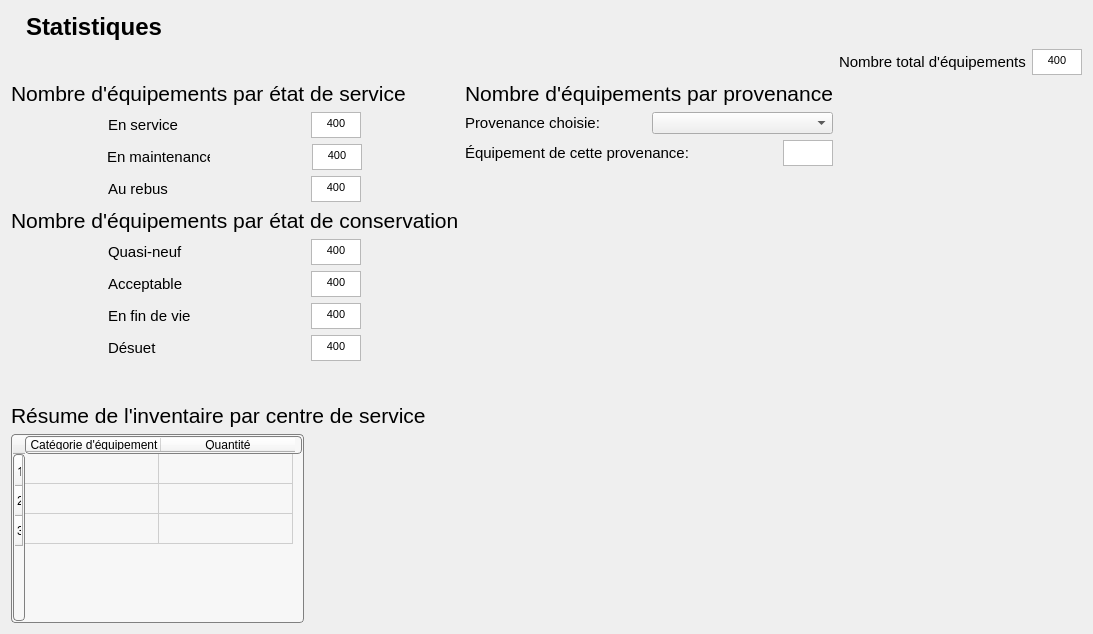
<?xml version="1.0" encoding="UTF-8"?>
<ui version="4.0">
 <class>Form</class>
 <widget class="QWidget" name="Form">
  <property name="geometry">
   <rect>
    <x>0</x>
    <y>0</y>
    <width>1083</width>
    <height>634</height>
   </rect>
  </property>
  <property name="windowTitle">
   <string>Form</string>
  </property>
  <property name="styleSheet">
   <string notr="true">QPushButton {
padding: 1px;
border-style: solid;
border: 1px solid gray;
border-radius: 4px;
background: rgb(247,247,247)
}

QPushButton:hover {
background-color: qlineargradient(x1: 0, y1: 1, x2: 0, y2: 0, stop: 0 #edf2f8, stop: 1 #c8d9ea);
}


QPushButton::pressed {
padding: 1px;
color: black;
border-style: solid;
border: 1px solid gray;
border-radius: 8px;
background:rgb(169, 167, 170)
}
#MainFrame {

background: white;
}

</string>
  </property>
  <layout class="QGridLayout" name="gridLayout">
   <item row="0" column="1">
    <spacer name="horizontalSpacer">
     <property name="orientation">
      <enum>Qt::Horizontal</enum>
     </property>
     <property name="sizeHint" stdset="0">
      <size>
       <width>40</width>
       <height>20</height>
      </size>
     </property>
    </spacer>
   </item>
   <item row="4" column="2">
    <spacer name="verticalSpacer_2">
     <property name="orientation">
      <enum>Qt::Vertical</enum>
     </property>
     <property name="sizeHint" stdset="0">
      <size>
       <width>20</width>
       <height>40</height>
      </size>
     </property>
    </spacer>
   </item>
   <item row="0" column="0">
    <layout class="QHBoxLayout" name="horizontalLayout">
     <property name="spacing">
      <number>8</number>
     </property>
     <property name="topMargin">
      <number>2</number>
     </property>
     <property name="bottomMargin">
      <number>2</number>
     </property>
     <item>
      <widget class="QLabel" name="label">
       <property name="text">
        <string/>
       </property>
       <property name="pixmap">
        <pixmap>pie-chart (1).png</pixmap>
       </property>
      </widget>
     </item>
     <item>
      <widget class="QLabel" name="Labeltitre">
       <property name="maximumSize">
        <size>
         <width>200</width>
         <height>35</height>
        </size>
       </property>
       <property name="font">
        <font>
         <pointsize>18</pointsize>
         <weight>75</weight>
         <bold>true</bold>
        </font>
       </property>
       <property name="text">
        <string>Statistiques</string>
       </property>
      </widget>
     </item>
     <item>
      <spacer name="horizontalSpacer_2">
       <property name="orientation">
        <enum>Qt::Horizontal</enum>
       </property>
       <property name="sizeHint" stdset="0">
        <size>
         <width>40</width>
         <height>20</height>
        </size>
       </property>
      </spacer>
     </item>
    </layout>
   </item>
   <item row="1" column="2">
    <layout class="QHBoxLayout" name="horizontalLayout_2">
     <item>
      <widget class="QLabel" name="LabelnombreTotalEquipement">
       <property name="maximumSize">
        <size>
         <width>241</width>
         <height>23</height>
        </size>
       </property>
       <property name="font">
        <font>
         <pointsize>11</pointsize>
        </font>
       </property>
       <property name="text">
        <string>Nombre total d'équipements</string>
       </property>
      </widget>
     </item>
     <item>
      <widget class="QTextBrowser" name="textBrowser">
       <property name="maximumSize">
        <size>
         <width>50</width>
         <height>26</height>
        </size>
       </property>
       <property name="verticalScrollBarPolicy">
        <enum>Qt::ScrollBarAlwaysOff</enum>
       </property>
       <property name="horizontalScrollBarPolicy">
        <enum>Qt::ScrollBarAlwaysOff</enum>
       </property>
       <property name="html">
        <string>&lt;!DOCTYPE HTML PUBLIC &quot;-//W3C//DTD HTML 4.0//EN&quot; &quot;http://www.w3.org/TR/REC-html40/strict.dtd&quot;&gt;
&lt;html&gt;&lt;head&gt;&lt;meta name=&quot;qrichtext&quot; content=&quot;1&quot; /&gt;&lt;style type=&quot;text/css&quot;&gt;
p, li { white-space: pre-wrap; }
&lt;/style&gt;&lt;/head&gt;&lt;body style=&quot; font-family:'MS Shell Dlg 2'; font-size:8.25pt; font-weight:400; font-style:normal;&quot;&gt;
&lt;p align=&quot;center&quot; style=&quot; margin-top:0px; margin-bottom:0px; margin-left:0px; margin-right:0px; -qt-block-indent:0; text-indent:0px;&quot;&gt;400&lt;/p&gt;
&lt;p align=&quot;center&quot; style=&quot;-qt-paragraph-type:empty; margin-top:0px; margin-bottom:0px; margin-left:0px; margin-right:0px; -qt-block-indent:0; text-indent:0px;&quot;&gt;&lt;br /&gt;&lt;/p&gt;&lt;/body&gt;&lt;/html&gt;</string>
       </property>
      </widget>
     </item>
    </layout>
   </item>
   <item row="6" column="0">
    <layout class="QVBoxLayout" name="verticalLayout_5">
     <item>
      <widget class="QLabel" name="LabelCentreDeService">
       <property name="font">
        <font>
         <pointsize>16</pointsize>
        </font>
       </property>
       <property name="text">
        <string>Résume de l'inventaire par centre de service</string>
       </property>
      </widget>
     </item>
     <item>
      <widget class="QTableWidget" name="tableResultats">
       <property name="minimumSize">
        <size>
         <width>293</width>
         <height>186</height>
        </size>
       </property>
       <property name="maximumSize">
        <size>
         <width>120</width>
         <height>200</height>
        </size>
       </property>
       <property name="font">
        <font>
         <family>MS Shell Dlg 2</family>
         <pointsize>10</pointsize>
        </font>
       </property>
       <property name="styleSheet">
        <string notr="true">padding: 1px;
border-style: solid;
border: 1px solid gray;
border-radius: 4px;
background:rgb(247, 247, 247)</string>
       </property>
       <property name="lineWidth">
        <number>10</number>
       </property>
       <property name="midLineWidth">
        <number>9</number>
       </property>
       <attribute name="horizontalHeaderDefaultSectionSize">
        <number>134</number>
       </attribute>
       <attribute name="horizontalHeaderMinimumSectionSize">
        <number>15</number>
       </attribute>
       <attribute name="verticalHeaderDefaultSectionSize">
        <number>30</number>
       </attribute>
       <attribute name="verticalHeaderMinimumSectionSize">
        <number>20</number>
       </attribute>
       <attribute name="verticalHeaderShowSortIndicator" stdset="0">
        <bool>false</bool>
       </attribute>
       <attribute name="verticalHeaderStretchLastSection">
        <bool>false</bool>
       </attribute>
       <row>
        <property name="text">
         <string>1</string>
        </property>
        <property name="font">
         <font>
          <family>MS Reference Sans Serif</family>
          <pointsize>10</pointsize>
         </font>
        </property>
       </row>
       <row>
        <property name="text">
         <string>2</string>
        </property>
       </row>
       <row>
        <property name="text">
         <string>3</string>
        </property>
       </row>
       <column>
        <property name="text">
         <string>Catégorie d'équipement</string>
        </property>
       </column>
       <column>
        <property name="text">
         <string>Quantité</string>
        </property>
       </column>
      </widget>
     </item>
    </layout>
   </item>
   <item row="5" column="2">
    <spacer name="verticalSpacer_3">
     <property name="orientation">
      <enum>Qt::Vertical</enum>
     </property>
     <property name="sizeHint" stdset="0">
      <size>
       <width>20</width>
       <height>40</height>
      </size>
     </property>
    </spacer>
   </item>
   <item row="4" column="0">
    <layout class="QHBoxLayout" name="horizontalLayout_16">
     <item>
      <layout class="QVBoxLayout" name="verticalLayout_3">
       <item>
        <layout class="QVBoxLayout" name="verticalLayout_2">
         <item>
          <layout class="QHBoxLayout" name="horizontalLayout_13">
           <item>
            <widget class="QLabel" name="nombreEtatdeService">
             <property name="font">
              <font>
               <pointsize>16</pointsize>
              </font>
             </property>
             <property name="text">
              <string>Nombre d'équipements par état de service</string>
             </property>
            </widget>
           </item>
          </layout>
         </item>
         <item>
          <layout class="QHBoxLayout" name="horizontalLayout_6">
           <item>
            <widget class="QLabel" name="LabelService">
             <property name="maximumSize">
              <size>
               <width>100</width>
               <height>23</height>
              </size>
             </property>
             <property name="font">
              <font>
               <pointsize>11</pointsize>
              </font>
             </property>
             <property name="text">
              <string>En service</string>
             </property>
            </widget>
           </item>
           <item>
            <widget class="QTextBrowser" name="textBrowser_5">
             <property name="maximumSize">
              <size>
               <width>50</width>
               <height>26</height>
              </size>
             </property>
             <property name="verticalScrollBarPolicy">
              <enum>Qt::ScrollBarAlwaysOff</enum>
             </property>
             <property name="horizontalScrollBarPolicy">
              <enum>Qt::ScrollBarAlwaysOff</enum>
             </property>
             <property name="html">
              <string>&lt;!DOCTYPE HTML PUBLIC &quot;-//W3C//DTD HTML 4.0//EN&quot; &quot;http://www.w3.org/TR/REC-html40/strict.dtd&quot;&gt;
&lt;html&gt;&lt;head&gt;&lt;meta name=&quot;qrichtext&quot; content=&quot;1&quot; /&gt;&lt;style type=&quot;text/css&quot;&gt;
p, li { white-space: pre-wrap; }
&lt;/style&gt;&lt;/head&gt;&lt;body style=&quot; font-family:'MS Shell Dlg 2'; font-size:8.25pt; font-weight:400; font-style:normal;&quot;&gt;
&lt;p align=&quot;center&quot; style=&quot; margin-top:0px; margin-bottom:0px; margin-left:0px; margin-right:0px; -qt-block-indent:0; text-indent:0px;&quot;&gt;400&lt;/p&gt;
&lt;p align=&quot;center&quot; style=&quot;-qt-paragraph-type:empty; margin-top:0px; margin-bottom:0px; margin-left:0px; margin-right:0px; -qt-block-indent:0; text-indent:0px;&quot;&gt;&lt;br /&gt;&lt;/p&gt;&lt;/body&gt;&lt;/html&gt;</string>
             </property>
            </widget>
           </item>
          </layout>
         </item>
         <item>
          <layout class="QHBoxLayout" name="horizontalLayout_7">
           <item>
            <widget class="QLabel" name="LabelMaintenance">
             <property name="maximumSize">
              <size>
               <width>103</width>
               <height>23</height>
              </size>
             </property>
             <property name="font">
              <font>
               <pointsize>11</pointsize>
              </font>
             </property>
             <property name="text">
              <string>En maintenance</string>
             </property>
            </widget>
           </item>
           <item>
            <widget class="QTextBrowser" name="textBrowser_6">
             <property name="maximumSize">
              <size>
               <width>50</width>
               <height>26</height>
              </size>
             </property>
             <property name="verticalScrollBarPolicy">
              <enum>Qt::ScrollBarAlwaysOff</enum>
             </property>
             <property name="horizontalScrollBarPolicy">
              <enum>Qt::ScrollBarAlwaysOff</enum>
             </property>
             <property name="html">
              <string>&lt;!DOCTYPE HTML PUBLIC &quot;-//W3C//DTD HTML 4.0//EN&quot; &quot;http://www.w3.org/TR/REC-html40/strict.dtd&quot;&gt;
&lt;html&gt;&lt;head&gt;&lt;meta name=&quot;qrichtext&quot; content=&quot;1&quot; /&gt;&lt;style type=&quot;text/css&quot;&gt;
p, li { white-space: pre-wrap; }
&lt;/style&gt;&lt;/head&gt;&lt;body style=&quot; font-family:'MS Shell Dlg 2'; font-size:8.25pt; font-weight:400; font-style:normal;&quot;&gt;
&lt;p align=&quot;center&quot; style=&quot; margin-top:0px; margin-bottom:0px; margin-left:0px; margin-right:0px; -qt-block-indent:0; text-indent:0px;&quot;&gt;400&lt;/p&gt;
&lt;p align=&quot;center&quot; style=&quot;-qt-paragraph-type:empty; margin-top:0px; margin-bottom:0px; margin-left:0px; margin-right:0px; -qt-block-indent:0; text-indent:0px;&quot;&gt;&lt;br /&gt;&lt;/p&gt;&lt;/body&gt;&lt;/html&gt;</string>
             </property>
            </widget>
           </item>
          </layout>
         </item>
         <item>
          <layout class="QHBoxLayout" name="horizontalLayout_14">
           <item>
            <widget class="QLabel" name="LabelRebus">
             <property name="maximumSize">
              <size>
               <width>100</width>
               <height>23</height>
              </size>
             </property>
             <property name="font">
              <font>
               <pointsize>11</pointsize>
              </font>
             </property>
             <property name="text">
              <string>Au rebus</string>
             </property>
            </widget>
           </item>
           <item>
            <widget class="QTextBrowser" name="textBrowser_10">
             <property name="maximumSize">
              <size>
               <width>50</width>
               <height>26</height>
              </size>
             </property>
             <property name="verticalScrollBarPolicy">
              <enum>Qt::ScrollBarAlwaysOff</enum>
             </property>
             <property name="horizontalScrollBarPolicy">
              <enum>Qt::ScrollBarAlwaysOff</enum>
             </property>
             <property name="html">
              <string>&lt;!DOCTYPE HTML PUBLIC &quot;-//W3C//DTD HTML 4.0//EN&quot; &quot;http://www.w3.org/TR/REC-html40/strict.dtd&quot;&gt;
&lt;html&gt;&lt;head&gt;&lt;meta name=&quot;qrichtext&quot; content=&quot;1&quot; /&gt;&lt;style type=&quot;text/css&quot;&gt;
p, li { white-space: pre-wrap; }
&lt;/style&gt;&lt;/head&gt;&lt;body style=&quot; font-family:'MS Shell Dlg 2'; font-size:8.25pt; font-weight:400; font-style:normal;&quot;&gt;
&lt;p align=&quot;center&quot; style=&quot; margin-top:0px; margin-bottom:0px; margin-left:0px; margin-right:0px; -qt-block-indent:0; text-indent:0px;&quot;&gt;400&lt;/p&gt;
&lt;p align=&quot;center&quot; style=&quot;-qt-paragraph-type:empty; margin-top:0px; margin-bottom:0px; margin-left:0px; margin-right:0px; -qt-block-indent:0; text-indent:0px;&quot;&gt;&lt;br /&gt;&lt;/p&gt;&lt;/body&gt;&lt;/html&gt;</string>
             </property>
            </widget>
           </item>
          </layout>
         </item>
        </layout>
       </item>
       <item>
        <layout class="QVBoxLayout" name="verticalLayout">
         <item>
          <layout class="QHBoxLayout" name="horizontalLayout_12"/>
         </item>
         <item>
          <widget class="QLabel" name="label_11">
           <property name="font">
            <font>
             <pointsize>16</pointsize>
            </font>
           </property>
           <property name="text">
            <string>Nombre d'équipements par état de conservation</string>
           </property>
          </widget>
         </item>
         <item>
          <layout class="QHBoxLayout" name="horizontalLayout_5">
           <item>
            <widget class="QLabel" name="LabelQuasiNeuf">
             <property name="maximumSize">
              <size>
               <width>100</width>
               <height>23</height>
              </size>
             </property>
             <property name="font">
              <font>
               <pointsize>11</pointsize>
              </font>
             </property>
             <property name="text">
              <string>Quasi-neuf</string>
             </property>
            </widget>
           </item>
           <item>
            <widget class="QTextBrowser" name="textBrowser_4">
             <property name="maximumSize">
              <size>
               <width>50</width>
               <height>26</height>
              </size>
             </property>
             <property name="verticalScrollBarPolicy">
              <enum>Qt::ScrollBarAlwaysOff</enum>
             </property>
             <property name="horizontalScrollBarPolicy">
              <enum>Qt::ScrollBarAlwaysOff</enum>
             </property>
             <property name="html">
              <string>&lt;!DOCTYPE HTML PUBLIC &quot;-//W3C//DTD HTML 4.0//EN&quot; &quot;http://www.w3.org/TR/REC-html40/strict.dtd&quot;&gt;
&lt;html&gt;&lt;head&gt;&lt;meta name=&quot;qrichtext&quot; content=&quot;1&quot; /&gt;&lt;style type=&quot;text/css&quot;&gt;
p, li { white-space: pre-wrap; }
&lt;/style&gt;&lt;/head&gt;&lt;body style=&quot; font-family:'MS Shell Dlg 2'; font-size:8.25pt; font-weight:400; font-style:normal;&quot;&gt;
&lt;p align=&quot;center&quot; style=&quot; margin-top:0px; margin-bottom:0px; margin-left:0px; margin-right:0px; -qt-block-indent:0; text-indent:0px;&quot;&gt;400&lt;/p&gt;
&lt;p align=&quot;center&quot; style=&quot;-qt-paragraph-type:empty; margin-top:0px; margin-bottom:0px; margin-left:0px; margin-right:0px; -qt-block-indent:0; text-indent:0px;&quot;&gt;&lt;br /&gt;&lt;/p&gt;&lt;/body&gt;&lt;/html&gt;</string>
             </property>
            </widget>
           </item>
          </layout>
         </item>
         <item>
          <layout class="QHBoxLayout" name="horizontalLayout_3">
           <item>
            <widget class="QLabel" name="LabelAcceptable">
             <property name="maximumSize">
              <size>
               <width>100</width>
               <height>23</height>
              </size>
             </property>
             <property name="font">
              <font>
               <pointsize>11</pointsize>
              </font>
             </property>
             <property name="text">
              <string>Acceptable</string>
             </property>
            </widget>
           </item>
           <item>
            <widget class="QTextBrowser" name="textBrowser_2">
             <property name="maximumSize">
              <size>
               <width>50</width>
               <height>26</height>
              </size>
             </property>
             <property name="verticalScrollBarPolicy">
              <enum>Qt::ScrollBarAlwaysOff</enum>
             </property>
             <property name="horizontalScrollBarPolicy">
              <enum>Qt::ScrollBarAlwaysOff</enum>
             </property>
             <property name="html">
              <string>&lt;!DOCTYPE HTML PUBLIC &quot;-//W3C//DTD HTML 4.0//EN&quot; &quot;http://www.w3.org/TR/REC-html40/strict.dtd&quot;&gt;
&lt;html&gt;&lt;head&gt;&lt;meta name=&quot;qrichtext&quot; content=&quot;1&quot; /&gt;&lt;style type=&quot;text/css&quot;&gt;
p, li { white-space: pre-wrap; }
&lt;/style&gt;&lt;/head&gt;&lt;body style=&quot; font-family:'MS Shell Dlg 2'; font-size:8.25pt; font-weight:400; font-style:normal;&quot;&gt;
&lt;p align=&quot;center&quot; style=&quot; margin-top:0px; margin-bottom:0px; margin-left:0px; margin-right:0px; -qt-block-indent:0; text-indent:0px;&quot;&gt;400&lt;/p&gt;
&lt;p align=&quot;center&quot; style=&quot;-qt-paragraph-type:empty; margin-top:0px; margin-bottom:0px; margin-left:0px; margin-right:0px; -qt-block-indent:0; text-indent:0px;&quot;&gt;&lt;br /&gt;&lt;/p&gt;&lt;/body&gt;&lt;/html&gt;</string>
             </property>
            </widget>
           </item>
          </layout>
         </item>
         <item>
          <layout class="QHBoxLayout" name="horizontalLayout_10">
           <item>
            <widget class="QLabel" name="LabelFinDeVie">
             <property name="maximumSize">
              <size>
               <width>100</width>
               <height>23</height>
              </size>
             </property>
             <property name="font">
              <font>
               <pointsize>11</pointsize>
              </font>
             </property>
             <property name="text">
              <string>En fin de vie</string>
             </property>
            </widget>
           </item>
           <item>
            <widget class="QTextBrowser" name="textBrowser_9">
             <property name="maximumSize">
              <size>
               <width>50</width>
               <height>26</height>
              </size>
             </property>
             <property name="verticalScrollBarPolicy">
              <enum>Qt::ScrollBarAlwaysOff</enum>
             </property>
             <property name="horizontalScrollBarPolicy">
              <enum>Qt::ScrollBarAlwaysOff</enum>
             </property>
             <property name="html">
              <string>&lt;!DOCTYPE HTML PUBLIC &quot;-//W3C//DTD HTML 4.0//EN&quot; &quot;http://www.w3.org/TR/REC-html40/strict.dtd&quot;&gt;
&lt;html&gt;&lt;head&gt;&lt;meta name=&quot;qrichtext&quot; content=&quot;1&quot; /&gt;&lt;style type=&quot;text/css&quot;&gt;
p, li { white-space: pre-wrap; }
&lt;/style&gt;&lt;/head&gt;&lt;body style=&quot; font-family:'MS Shell Dlg 2'; font-size:8.25pt; font-weight:400; font-style:normal;&quot;&gt;
&lt;p align=&quot;center&quot; style=&quot; margin-top:0px; margin-bottom:0px; margin-left:0px; margin-right:0px; -qt-block-indent:0; text-indent:0px;&quot;&gt;400&lt;/p&gt;
&lt;p align=&quot;center&quot; style=&quot;-qt-paragraph-type:empty; margin-top:0px; margin-bottom:0px; margin-left:0px; margin-right:0px; -qt-block-indent:0; text-indent:0px;&quot;&gt;&lt;br /&gt;&lt;/p&gt;&lt;/body&gt;&lt;/html&gt;</string>
             </property>
            </widget>
           </item>
          </layout>
         </item>
         <item>
          <layout class="QHBoxLayout" name="horizontalLayout_4">
           <item>
            <widget class="QLabel" name="LabelDesuet">
             <property name="maximumSize">
              <size>
               <width>100</width>
               <height>23</height>
              </size>
             </property>
             <property name="font">
              <font>
               <pointsize>11</pointsize>
              </font>
             </property>
             <property name="text">
              <string>Désuet</string>
             </property>
            </widget>
           </item>
           <item>
            <widget class="QTextBrowser" name="textBrowser_3">
             <property name="maximumSize">
              <size>
               <width>50</width>
               <height>26</height>
              </size>
             </property>
             <property name="verticalScrollBarPolicy">
              <enum>Qt::ScrollBarAlwaysOff</enum>
             </property>
             <property name="horizontalScrollBarPolicy">
              <enum>Qt::ScrollBarAlwaysOff</enum>
             </property>
             <property name="html">
              <string>&lt;!DOCTYPE HTML PUBLIC &quot;-//W3C//DTD HTML 4.0//EN&quot; &quot;http://www.w3.org/TR/REC-html40/strict.dtd&quot;&gt;
&lt;html&gt;&lt;head&gt;&lt;meta name=&quot;qrichtext&quot; content=&quot;1&quot; /&gt;&lt;style type=&quot;text/css&quot;&gt;
p, li { white-space: pre-wrap; }
&lt;/style&gt;&lt;/head&gt;&lt;body style=&quot; font-family:'MS Shell Dlg 2'; font-size:8.25pt; font-weight:400; font-style:normal;&quot;&gt;
&lt;p align=&quot;center&quot; style=&quot; margin-top:0px; margin-bottom:0px; margin-left:0px; margin-right:0px; -qt-block-indent:0; text-indent:0px;&quot;&gt;400&lt;/p&gt;
&lt;p align=&quot;center&quot; style=&quot;-qt-paragraph-type:empty; margin-top:0px; margin-bottom:0px; margin-left:0px; margin-right:0px; -qt-block-indent:0; text-indent:0px;&quot;&gt;&lt;br /&gt;&lt;/p&gt;&lt;/body&gt;&lt;/html&gt;</string>
             </property>
            </widget>
           </item>
          </layout>
         </item>
        </layout>
       </item>
      </layout>
     </item>
     <item>
      <layout class="QVBoxLayout" name="verticalLayout_4">
       <item>
        <widget class="QLabel" name="LabelnombreProvenance">
         <property name="font">
          <font>
           <pointsize>16</pointsize>
          </font>
         </property>
         <property name="text">
          <string>Nombre d'équipements par provenance</string>
         </property>
        </widget>
       </item>
       <item>
        <layout class="QHBoxLayout" name="horizontalLayout_8">
         <item>
          <widget class="QLabel" name="LabelProvenance">
           <property name="font">
            <font>
             <pointsize>11</pointsize>
            </font>
           </property>
           <property name="text">
            <string>Provenance choisie:</string>
           </property>
          </widget>
         </item>
         <item>
          <widget class="QComboBox" name="comboBox"/>
         </item>
        </layout>
       </item>
       <item>
        <layout class="QHBoxLayout" name="horizontalLayout_15">
         <item>
          <widget class="QLabel" name="LabelNombreProvenance">
           <property name="font">
            <font>
             <pointsize>11</pointsize>
            </font>
           </property>
           <property name="text">
            <string>Équipement de cette provenance:</string>
           </property>
          </widget>
         </item>
         <item>
          <widget class="QTextBrowser" name="textBrowser_7">
           <property name="maximumSize">
            <size>
             <width>50</width>
             <height>26</height>
            </size>
           </property>
          </widget>
         </item>
        </layout>
       </item>
       <item>
        <spacer name="verticalSpacer_4">
         <property name="orientation">
          <enum>Qt::Vertical</enum>
         </property>
         <property name="sizeHint" stdset="0">
          <size>
           <width>20</width>
           <height>40</height>
          </size>
         </property>
        </spacer>
       </item>
      </layout>
     </item>
    </layout>
   </item>
  </layout>
 </widget>
 <resources/>
 <connections/>
</ui>
